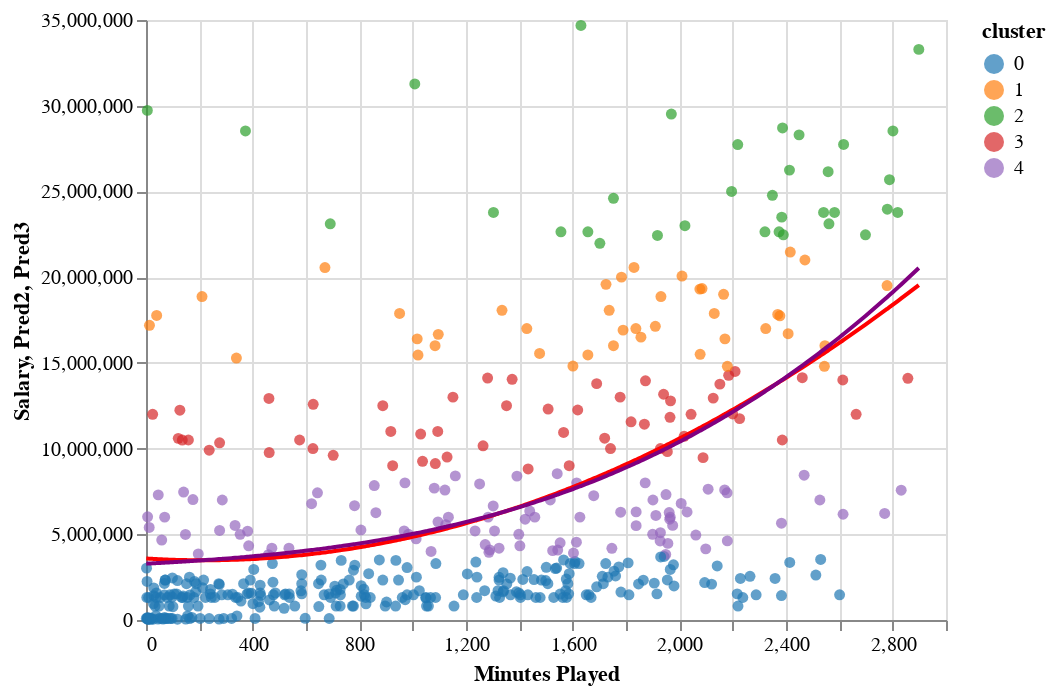

The cell this chart's notebook holds for it:
### Code cell
#Values pred2 represent the predicted values of the second degree polynomial while values Pred3
#represent the third degree polynomial
c1= alt.Chart(df).mark_circle().encode(x="Minutes Played",y="Salary",
color = alt.Color('cluster:N',scale=alt.Scale(scheme="category10")), 
tooltip = ["Player"])
c2 = alt.Chart(df).mark_line(color="red").encode(x="Minutes Played",y="Pred2")
c3 = alt.Chart(df).mark_line(color="purple").encode(x="Minutes Played",y="Pred3")
c1+c2+c3

### Figure 1 — Vega-Lite specification as saved in the notebook (floating-point values rounded to 4 significant figures; data arrays with more than 128 entries replaced by an {"elided": "..."} marker saying what was removed)
{"config": {"view": {"continuousWidth": 400, "continuousHeight": 300}}, "layer": [{"mark": "circle", "encoding": {"color": {"type": "nominal", "field": "cluster", "scale": {"scheme": "category10"}}, "tooltip": [{"type": "nominal", "field": "Player"}], "x": {"type": "quantitative", "field": "Minutes Played"}, "y": {"type": "quantitative", "field": "Salary"}}}, {"mark": {"type": "line", "color": "red"}, "encoding": {"x": {"type": "quantitative", "field": "Minutes Played"}, "y": {"type": "quantitative", "field": "Pred2"}}}, {"mark": {"type": "line", "color": "purple"}, "encoding": {"x": {"type": "quantitative", "field": "Minutes Played"}, "y": {"type": "quantitative", "field": "Pred3"}}}], "data": {"name": "data-ce01fa11ee956718a6d5021afde11b3b"}, "$schema": "https://vega.github.io/schema/vega-lite/v4.8.1.json", "datasets": {"data-ce01fa11ee956718a6d5021afde11b3b": {"elided": "483 records"}}}
